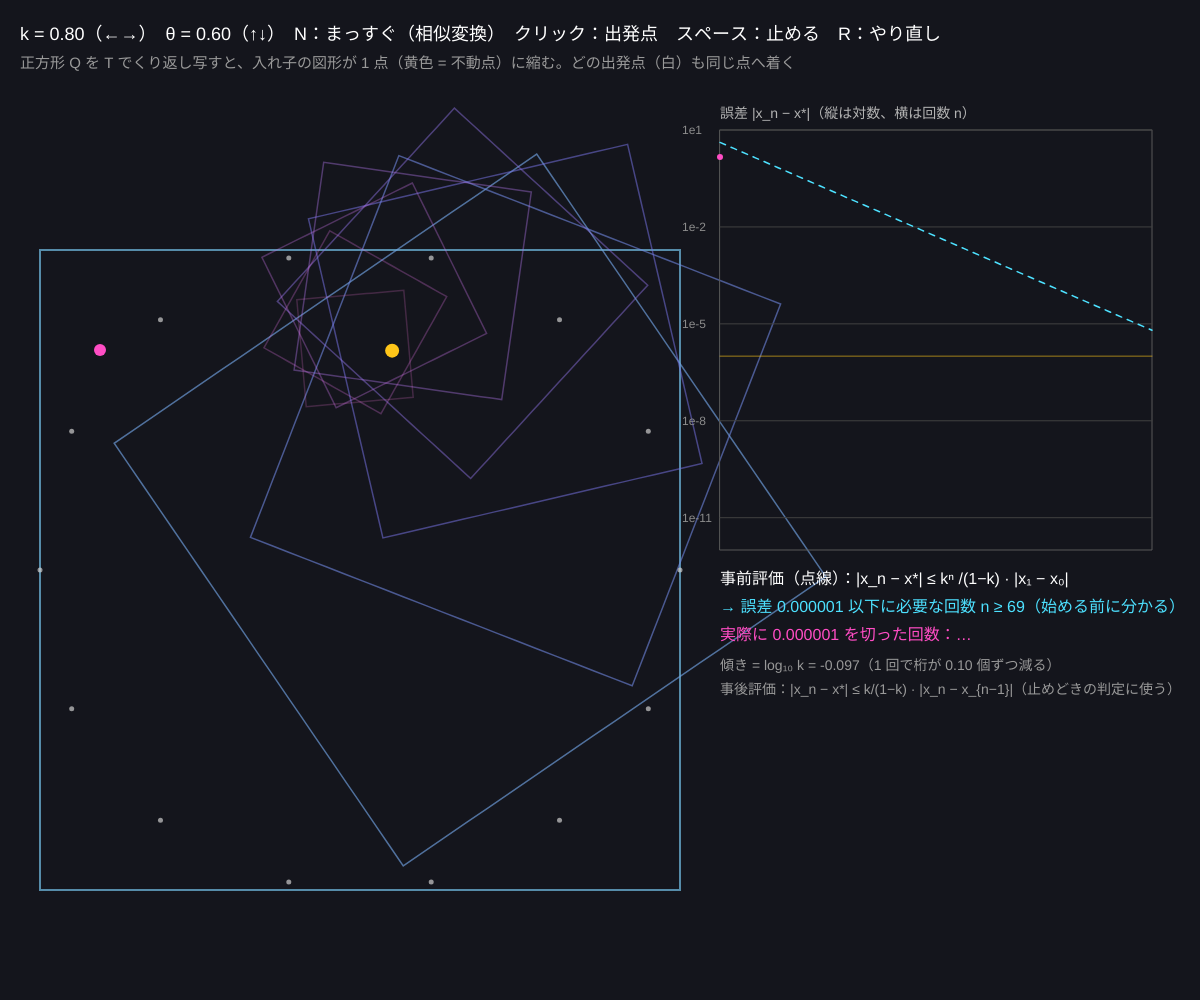
Frame 1 (no input)
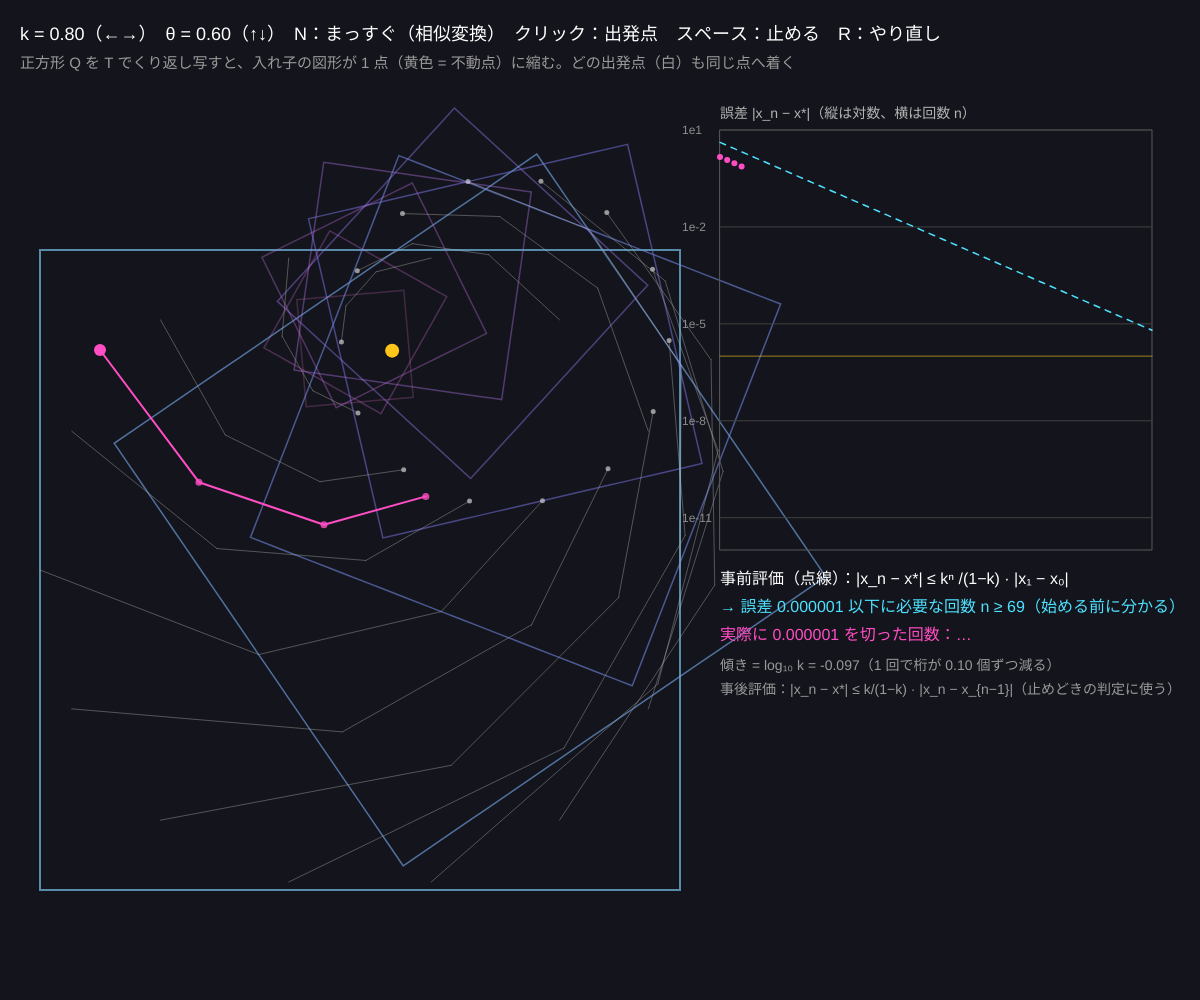
Frame 60 (no input)
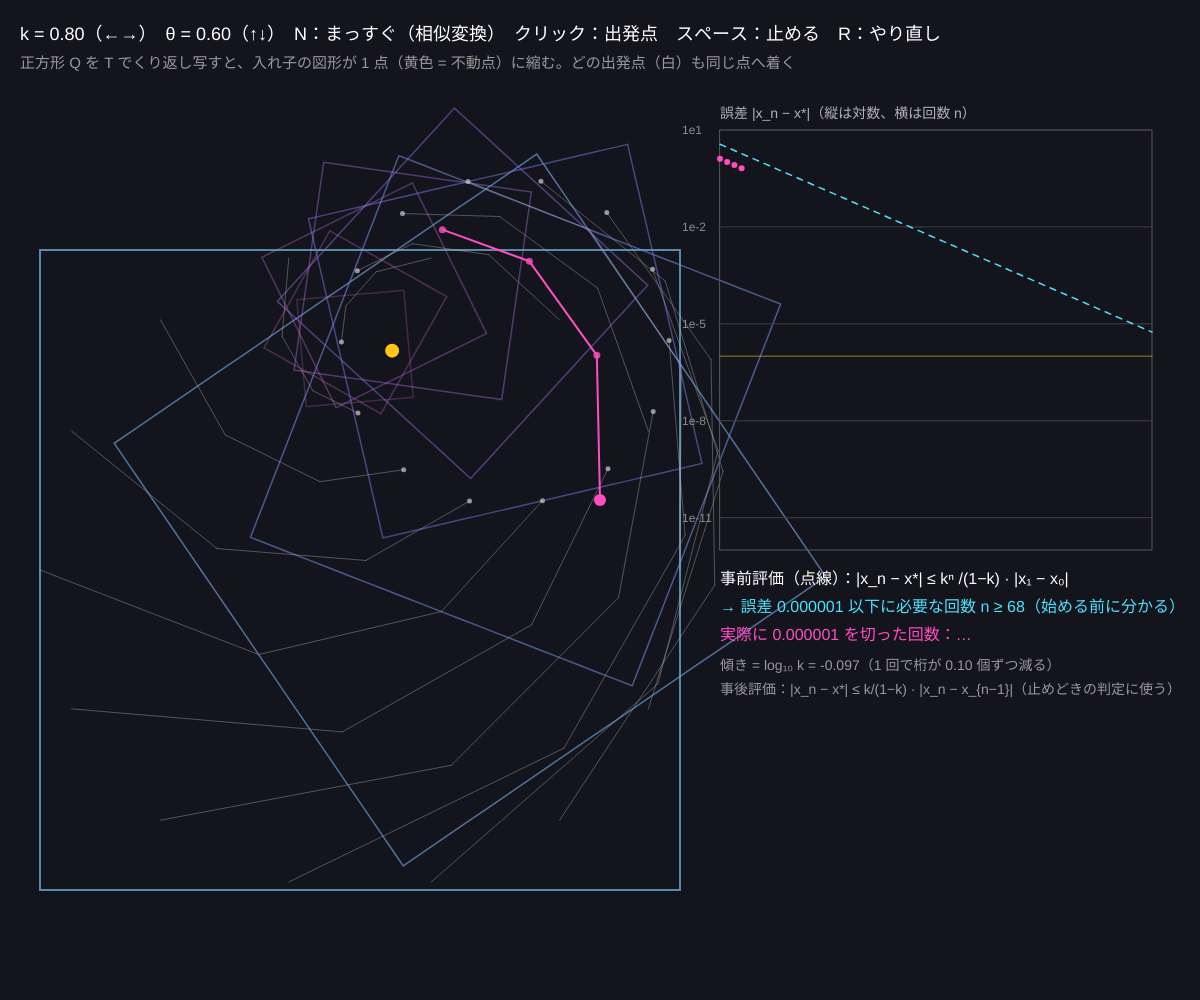
Frame 120 (the mouse pressed at the canvas centre since frame 60)

The p5.js sketch that drew these frames (run headless with seeded random() and noise() and a simulated clock; from frame 60 on, the mouse is pressed at the canvas centre):

// p5.js sketch
// ── sketch.js
// ============================================
// 02 縮小写像の原理（バナッハの不動点定理）
// どの 2 点の距離も k 倍（k < 1）以下に縮める写像 T は、不動点をちょうど 1 つ持ち、どこから始めても T をくり返すとそこへ着く
//   誤差は毎回 k 倍 → 対数グラフでは直線。始める前に「何回で足りるか」まで分かる（事前評価）
// ←→ = 縮小率 k / ↑↓ = 回転 θ / N = 曲がった写像（非線形）/ クリック = 出発点 / スペース = 止める・動かす / R = やり直し
// ============================================

let k = 0.8;                 // ★ 縮小率（1 以上にすると？）
let theta = 0.6;             // ★ 1 回ごとに回す角度
let bx = 0.55, by = 0.3;     // ★ 平行移動
let nonlinear = false;
let eps = 1e-6;              // ★ 目標の精度
let start = { x: -1.3, y: 1.1 };
let seq = [];                // 出発点からの列 x0, x1, …
let shown = 1;               // 何個目まで表示したか
let others = [];             // ほかの出発点たち
let running = true;
let fixedP = { x: 0, y: 0 };
let cx0, cy0, U;

function setup() {
  createCanvas(windowWidth, windowHeight);
  colorMode(HSB, 360, 100, 100, 100);
  cx0 = width * 0.3; cy0 = height * 0.57; U = min(width, height) * 0.2;
  rebuild();
}

// ★ 写像 T：回して k 倍して平行移動。N のときは少し曲げる（曲げた分を割って縮小率は k 以下のまま）
function T(p) {
  let x = p.x, y = p.y;
  if (nonlinear) {
    let c = 0.35, w = 1.6;
    x = (p.x + c * Math.sin(w * p.y)) / (1 + c * w);
    y = (p.y + c * Math.sin(w * p.x)) / (1 + c * w);
  }
  let cs = Math.cos(theta), sn = Math.sin(theta);
  return { x: constrain(k * (cs * x - sn * y) + bx, -1e3, 1e3), y: constrain(k * (sn * x + cs * y) + by, -1e3, 1e3) };
}

function rebuild() {
  // 不動点：何度もくり返して求める（k < 1 なら必ず着く）
  let p = { x: 0, y: 0 };
  for (let i = 0; i < 3000; i++) p = T(p);
  fixedP = p;
  seq = [start];
  for (let i = 0; i < 80; i++) seq.push(T(seq[seq.length - 1]));
  shown = 1;
  others = [];
  for (let i = 0; i < 14; i++) {
    let a = i / 14 * TWO_PI;
    others.push([{ x: 1.6 * Math.cos(a), y: 1.6 * Math.sin(a) }]);
  }
}

function sx(x) { return cx0 + x * U; }
function sy(y) { return cy0 - y * U; }
function dd(p, q) { return Math.hypot(p.x - q.x, p.y - q.y); }

function draw() {
  background(230, 30, 11);
  if (running && frameCount % 20 === 0 && shown < seq.length) {
    shown++;
    for (let o of others) if (o.length < 40) o.push(T(o[o.length - 1]));
  }
  // 正方形 Q, T(Q), T²(Q), … ：入れ子になって 1 点に縮む
  noFill();
  let sq0 = [];
  for (let i = 0; i < 4; i++) for (let j = 0; j < 20; j++) {
    let t = j / 20, c = [[-1.6, -1.6], [1.6, -1.6], [1.6, 1.6], [-1.6, 1.6]];
    let a = c[i], b = c[(i + 1) % 4];
    sq0.push({ x: lerp(a[0], b[0], t), y: lerp(a[1], b[1], t) });
  }
  let poly = sq0;
  for (let n = 0; n < 9; n++) {
    stroke(200 + n * 14, 50, 90, 70 - n * 6); strokeWeight(n === 0 ? 2 : 1.5);
    beginShape(); for (let p of poly) vertex(sx(p.x), sy(p.y)); endShape(CLOSE);
    poly = poly.map(T);
  }
  // ほかの出発点の軌跡（どこから始めても同じ点へ）
  for (let o of others) {
    stroke(0, 0, 70, 40); strokeWeight(1);
    for (let i = 0; i < o.length - 1; i++) line(sx(o[i].x), sy(o[i].y), sx(o[i + 1].x), sy(o[i + 1].y));
    noStroke(); fill(0, 0, 80, 70); let q = o[o.length - 1]; circle(sx(q.x), sy(q.y), 5);
  }
  // 主役の列
  stroke(320, 70, 100); strokeWeight(2);
  for (let i = 0; i < shown - 1; i++) line(sx(seq[i].x), sy(seq[i].y), sx(seq[i + 1].x), sy(seq[i + 1].y));
  noStroke();
  for (let i = 0; i < shown; i++) { fill(320, 70, 100, i === 0 ? 100 : 80); circle(sx(seq[i].x), sy(seq[i].y), i === 0 ? 12 : 7); }
  // 不動点
  if (k < 1) { fill(45, 90, 100); circle(sx(fixedP.x), sy(fixedP.y), 14); }

  drawErrorPlot();

  noStroke(); fill(0, 0, 100); textSize(18);
  text('k = ' + nf(k, 1, 2) + '（←→）　θ = ' + nf(theta, 1, 2) + '（↑↓）　N：' + (nonlinear ? '曲がった写像' : 'まっすぐ（相似変換）') + '　クリック：出発点　スペース：' + (running ? '止める' : '動かす') + '　R：やり直し', 20, 40);
  fill(0, 0, 60); textSize(15);
  text(k < 1 ? '正方形 Q を T でくり返し写すと、入れ子の図形が 1 点（黄色 = 不動点）に縮む。どの出発点（白）も同じ点へ着く'
             : 'k ≥ 1：縮小写像ではない。不動点があっても列はそこへ着かない（広がる・回り続ける）', 20, 68);
}

// 右側：誤差 |x_n − x*| の対数グラフと事前評価
function drawErrorPlot() {
  let x0p = width * 0.6, w = width * 0.36, y0p = 130, h = height * 0.42;
  noFill(); stroke(0, 0, 35); strokeWeight(1); rect(x0p, y0p, w, h);
  let N = 60, top = 1, bot = -12;              // 縦軸 = log10（10¹ 〜 10⁻¹²）
  let gyv = (v) => map(constrain(Math.log10(max(v, 1e-14)), bot, top), top, bot, y0p, y0p + h);
  for (let e = top; e >= bot; e -= 3) {
    stroke(0, 0, 25); line(x0p, gyv(Math.pow(10, e)), x0p + w, gyv(Math.pow(10, e)));
    noStroke(); fill(0, 0, 55); textSize(12); text('1e' + e, x0p - 38, gyv(Math.pow(10, e)) + 4);
  }
  stroke(45, 90, 100, 60); line(x0p, gyv(eps), x0p + w, gyv(eps));
  // 事前評価：|x_n − x*| ≤ kⁿ/(1−k)·|x1 − x0|
  let d01 = dd(seq[0], seq[1]);
  if (k < 1) {
    stroke(190, 70, 100); strokeWeight(1.5); drawingContext.setLineDash([6, 6]);
    noFill(); beginShape();
    for (let n = 0; n <= N; n++) vertex(x0p + n / N * w, gyv(Math.pow(k, n) / (1 - k) * d01));
    endShape(); drawingContext.setLineDash([]);
  }
  // 実際の誤差
  noStroke(); fill(320, 70, 100);
  let reached = -1;
  for (let n = 0; n < min(shown, N + 1); n++) {
    let e = dd(seq[n], fixedP);
    circle(x0p + n / N * w, gyv(e), 6);
    if (reached < 0 && e < eps) reached = n;
  }
  fill(0, 0, 70); textSize(14);
  text('誤差 |x_n − x*|（縦は対数、横は回数 n）', x0p, y0p - 12);
  let ty = y0p + h + 34;
  textSize(16); fill(0, 0, 100);
  if (k < 1) {
    let need = ceil(Math.log(eps * (1 - k) / max(d01, 1e-12)) / Math.log(k));
    text('事前評価（点線）：|x_n − x*| ≤ kⁿ /(1−k) · |x₁ − x₀|', x0p, ty);
    fill(190, 70, 100); text('→ 誤差 ' + eps + ' 以下に必要な回数 n ≥ ' + max(0, need) + '（始める前に分かる）', x0p, ty + 28);
    fill(320, 70, 100); text('実際に ' + eps + ' を切った回数：' + (reached >= 0 ? reached : '…'), x0p, ty + 56);
    fill(0, 0, 60); textSize(14);
    text('傾き = log₁₀ k = ' + nf(Math.log10(k), 1, 3) + '（1 回で桁が ' + nf(-Math.log10(k), 1, 2) + ' 個ずつ減る）', x0p, ty + 86);
    text('事後評価：|x_n − x*| ≤ k/(1−k) · |x_n − x_{n−1}|（止めどきの判定に使う）', x0p, ty + 110);
  } else {
    fill(0, 80, 100); text('k ≥ 1 なので評価式は使えない', x0p, ty);
  }
}

function mousePressed() {
  if (mouseX < width * 0.56 && mouseY > 90) {
    start = { x: (mouseX - cx0) / U, y: (cy0 - mouseY) / U };
    rebuild();
  }
}
function keyPressed() {
  if (key === LEFT_ARROW) k = max(0.1, k - 0.05);
  if (key === RIGHT_ARROW) k = min(1.1, k + 0.05);
  if (key === UP_ARROW) theta += 0.1;
  if (key === DOWN_ARROW) theta -= 0.1;
  if (key === 'n' || key === 'N') nonlinear = !nonlinear;
  if (key === ' ') running = !running;
  if (key === 'r' || key === 'R') start = { x: -1.3, y: 1.1 };
  rebuild();
}

// ---------- やってみよう ----------
// 1. k = 0.5 と k = 0.9 で、誤差のグラフの傾きを比べよう。10 桁合わせるのに何回ずつ要る？
// 2. k = 1、θ = 0.6 にすると？（回るだけで近づかない。不動点はあるのに着かない）
// 3. N の曲がった写像でも直線のグラフになる。曲がっていても「縮小率 k 以下」なら定理が使える
// 4. eps を 1e-10 にして、事前評価の回数と実際の回数を比べよう。事前評価はいつも「多め」に言う
